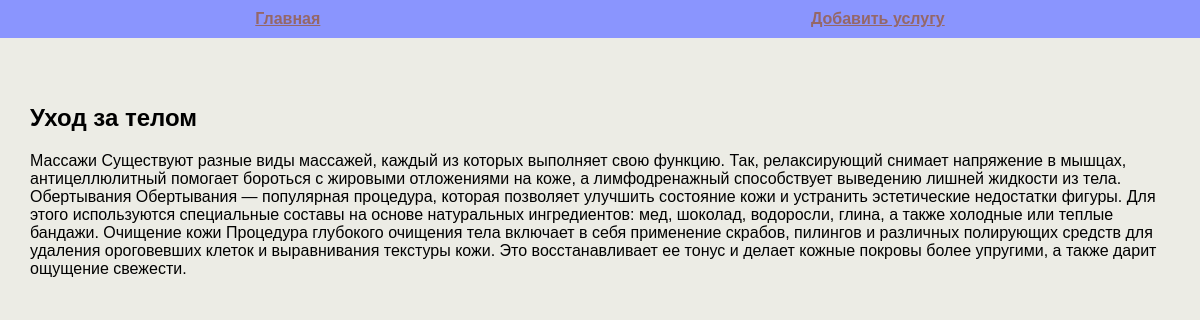
The app's page /post/4 with its own data.
### tables this page shows
CREATE TABLE mainmenu(
id INTEGER PRIMARY KEY AUTOINCREMENT,
title TEXT NOT NULL,
url TEXT NOT NULL
);

CREATE TABLE posts (
id INTEGER PRIMARY KEY AUTOINCREMENT,
title TEXT NOT NULL,
text TEXT NOT NULL,
time INTEGER NOT NULL
);

### MyProject.py (the view)
@app.route("/post/<int:id_post>")
def show_post(id_post):
    db = get_db()
    dbase = FDataBase(db)
    title, post = dbase.get_post(id_post)
    if not title:
        abort(404)
    return render_template('post.html', menu=dbase.get_menu(), title=title, post=post)

### MyProject.py (called while the page is built)
def connect_db():
    con = sqlite3.connect(app.config['DATABASE'])
    con.row_factory = sqlite3.Row
    return con

def get_db():
    if not hasattr(g, 'link_db'):
        g.link_db = connect_db()
    return g.link_db

### fdatabase.py (called while the page is built)
    def get_menu(self):
        sql = "SELECT * FROM mainmenu"
        try:
            self.__cur.execute(sql)
            res = self.__cur.fetchall()
            if res:
                return res
        except IOError:
            print("Ошибка чтения из БД")
        return []

    def get_post(self, post_id):
        try:
            self.__cur.execute(f"SELECT title, text FROM posts WHERE id = {post_id}")
            res = self.__cur.fetchone()
            if res:
                return res
        except sqlite3.Error as e:
            print("Ошибка получения статьи из БД " + str(e))
        return False, False

### templates/post.html
{% extends 'base.html' %}
{% block content %}
<h2>{{ title }}</h2>
<div>{{ post }}</div>
{% endblock %}

### templates/base.html (shortened to what this page needs)
<!DOCTYPE html>
<html lang="en">
<head>
    <link rel="stylesheet" href="{{ url_for('static', filename='css/style.css') }}">
</head>
<body>
<ul class="menu">
    {% for m in menu %}
        <li><a href="{{ m.url }}">{{ m.title }}</a></li>
    {% endfor %}
</ul>
<div class="content">
    {% block content %}
    {% endblock %}
</div>
</body>
</html>

### static/css/style.css (style rules this page uses)
body { background: rgb(236, 236, 229); margin: 0; padding: 0; }
.menu { display: flex; justify-content: space-around; list-style: none; background: rgb(138, 149, 254); padding: 10px; margin-top: 0; font-family: 'Franklin Gothic Medium', 'Arial Narrow', Arial, sans-serif; text-decoration: dotted; }
.menu a { font-weight: bold; color: rgb(149, 103, 103); }
.content { max-width: 1200px; margin: 0 auto; padding: 30px; box-sizing: border-box; font-family: 'Franklin Gothic Medium', 'Arial Narrow', Arial, sans-serif; }
ul { list-style: none; padding: 0; }

### records on screen
mainmenu: title "Главная"
mainmenu: title "Добавить услугу"
posts: title "Уход за телом", text "Массажи Существуют разные виды массажей, каждый из которых выполняет свою функцию. Так, релаксирующий снимает напряжение в мышцах, антицеллюлитный помогает бороться с жировыми отложениями на коже, а лимфодренажный способствует выведению лишней жидкости из тела. Обертывания Обертывания — популярная процедура, которая позволяет улучшить состояние кожи и устранить эстетические недостатки фигуры. Для этого используются специальные составы на основе натуральных ингредиентов: мед, шоколад, водоросли, глина, а также холодные или теплые бандажи. Очищение кожи Процедура глубокого очищения тела включает в себя применение скрабов, пилингов и различных полирующих средств для удаления ороговевших клеток…"
